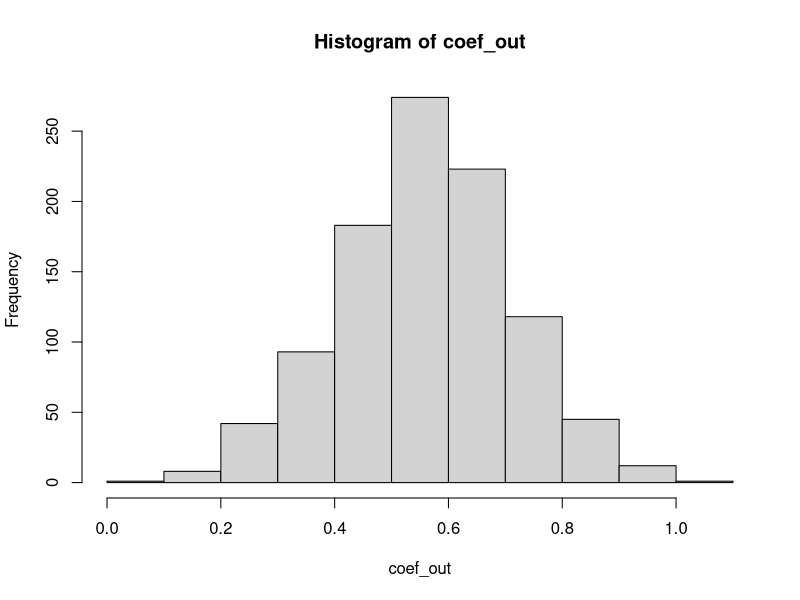
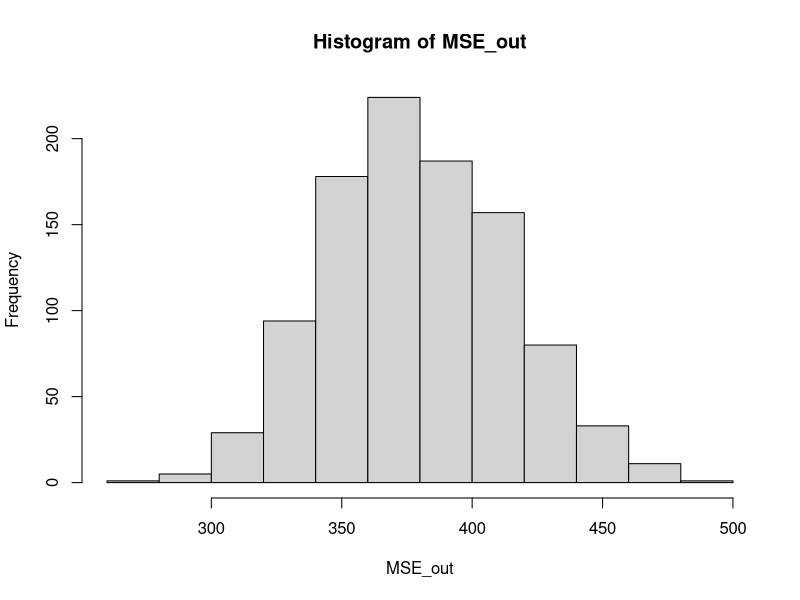

R code for these plots, in order:
# bootstrap validation example

set.seed(101)

# Let's create a population with some
# variable of interest Y. We have an
# input variable X that has mean 800, stdev 10
# and 10000 members
N <- 10000
X <- rnorm(N,mean=800,sd=10)

# Let's make the true relationship that 
# Y and X are positively correlated.
# with population regression relationship
# Y = 0.5*X + e
# where e is the variance in Y that is not explained
# by the variation in X
# assume this is fairly large 
# e.g. mean = 0 but sd = 20
e <- rnorm(N,mean=0,sd=20)

# now we can calculate Y
Y = 0.5*X + e

# Store into data.frame
data.pop = data.frame(Y,X,e)

# Suppose a data scientist wants to explore the
# relationship between Y and X. However they don't have
# access to the full population sample, and need
# to infer it from a random sample of 200 points 
n <- 200
sampled_rows <- sample(1:N,n )
data.sample <- data.pop[sampled_rows,]

# in bootstrapping we resample this many times
R=1000
# on each resampled set we calculate and store
# the fit parameter of interest
# here let's store the fitted slope value
# and mean squared sum of residuals MSE 
coef_out <- rep(NA,R)
MSE_out <- rep(NA,R)
for (i in 1:R){
  resampled_rows <- sample(1:n,n,replace=TRUE )
  data.resampled <- data.sample[resampled_rows,]
  model <- lm(Y~X,data=data.resampled)
  coef_out[i] <- coef(model)[[2]]
  MSE_out[i] <- mean(resid(model)^2)
}

# examining the histograms of the variables of interest
# let's us estimate the possible distribution
# when testing new data
hist(coef_out)
hist(MSE_out)
mean(coef_out)
mean(MSE_out)

# compare to fit to original sample
model <- lm(Y~X,data=data.sample)
coef_sample <- coef(model)[[2]]
MSE_sample <- mean(resid(model)^2)

coef_sample
MSE_sample

# note this doesn't improve the fit, it justs gives us
# infomation on the distributions of the parameter 
# estimates